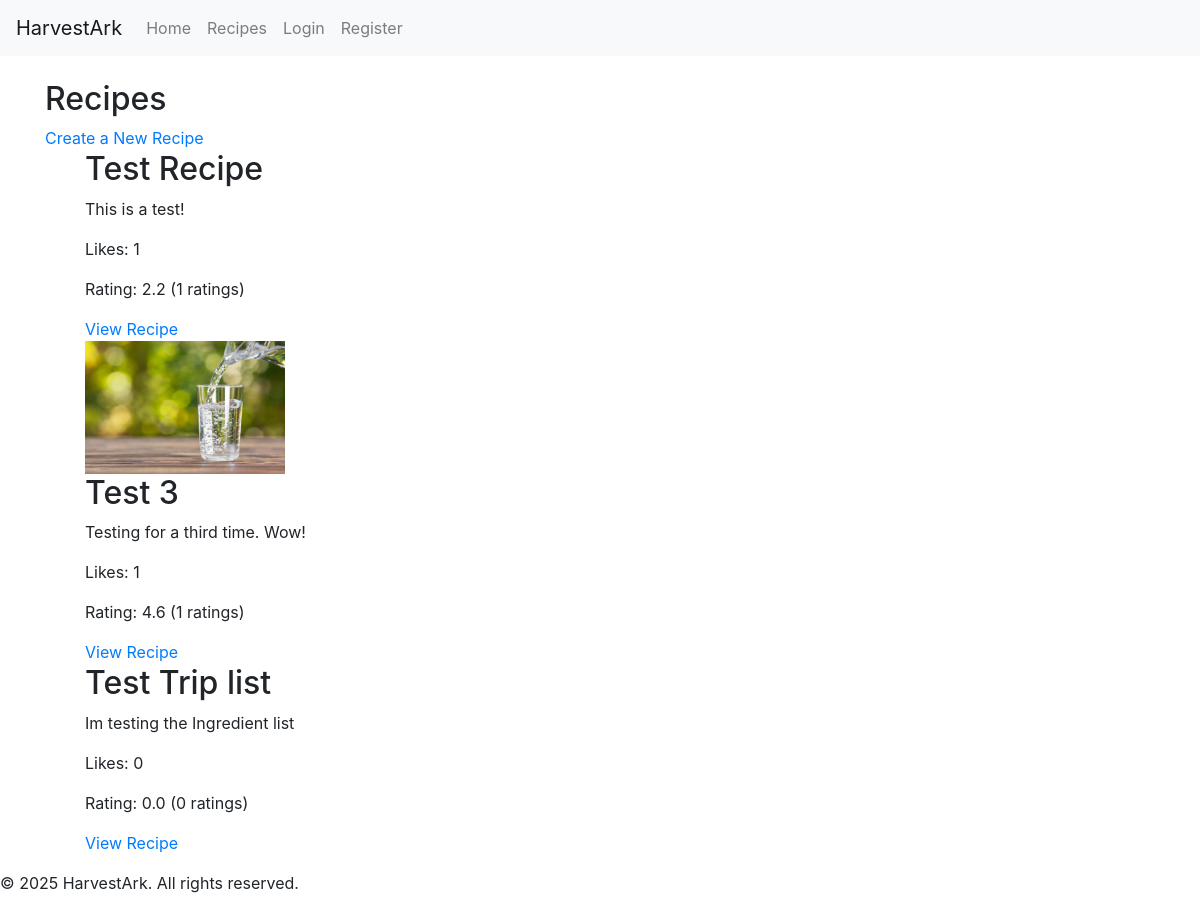
Screenshot of /recipe_list/ with the database file from the repository.
### my_app/models.py (models this page shows, shortened)
class Recipe(models.Model):
    User = get_user_model()
    title = models.CharField(max_length=255)
    image = models.ImageField(upload_to='recipe_images/', blank=True, null=True)
    description = models.TextField(null=True)  # Description field with auto_now_add
    ingredients = models.ManyToManyField('Ingredient', related_name='recipes')  # Ingredients field with auto_now_add
    instructions = models.TextField(null=True)  # Instructions field with auto_now_add
    created_at = models.DateTimeField(auto_now_add=True)
    updated_at = models.DateTimeField(auto_now=True)
    author = models.ForeignKey(User, on_delete=models.CASCADE, null=True, blank=True)
    likes = models.ManyToManyField(User, related_name='liked_recipes', blank=True)
    rating = models.FloatField(default=0.0)
    rating_count = models.IntegerField(default=0)

### my_app/views.py (the view)
# urls.py: path('recipe_list/', recipe_list, name='recipe_list'),       ############## Recipe views   # Public recipe list ###############
def recipe_list(request):
    recipes = Recipe.objects.all()  # Fetch all recipes
    return render(request, 'recipe_list.html', {'recipes': recipes})  # Render the recipe list template

### templates/recipe_list.html
{% extends 'base.html' %}
{% block content %}
<h2>Recipes</h2>
<a href="{% url 'recipe_create' %}">Create a New Recipe</a>
<ul>
    {% for recipe in recipes %}
        <div>
            {% if recipe.image %}
                <img src="{{ recipe.image.url }}" alt="{{ recipe.title }}" width="200">
            {% endif %}
            <h2>{{ recipe.title }}</h2>
            <p>{{ recipe.description }}</p>
            <p>Likes: {{ recipe.likes.count }}</p>
            <p>Rating: {{ recipe.rating|floatformat:1 }} ({{ recipe.rating_count }} ratings)</p>
            <a href="{% url 'recipe_detail' recipe.id %}">View Recipe</a>
        </div>
    {% empty %}
        <p>No recipes found.</p>
    {% endfor %}
</ul>
{% endblock %}

### rows the page displays
Recipe: title "Test Recipe", description "This is a test!", likes.count "1", rating "2.2", rating_count "1"
Recipe: image (picture), title "Test 3", description "Testing for a third time. Wow!", likes.count "1", rating "4.6", rating_count "1"
Recipe: title "Test Trip list", description "Im testing the Ingredient list", likes.count "0", rating "0.0", rating_count "0"
